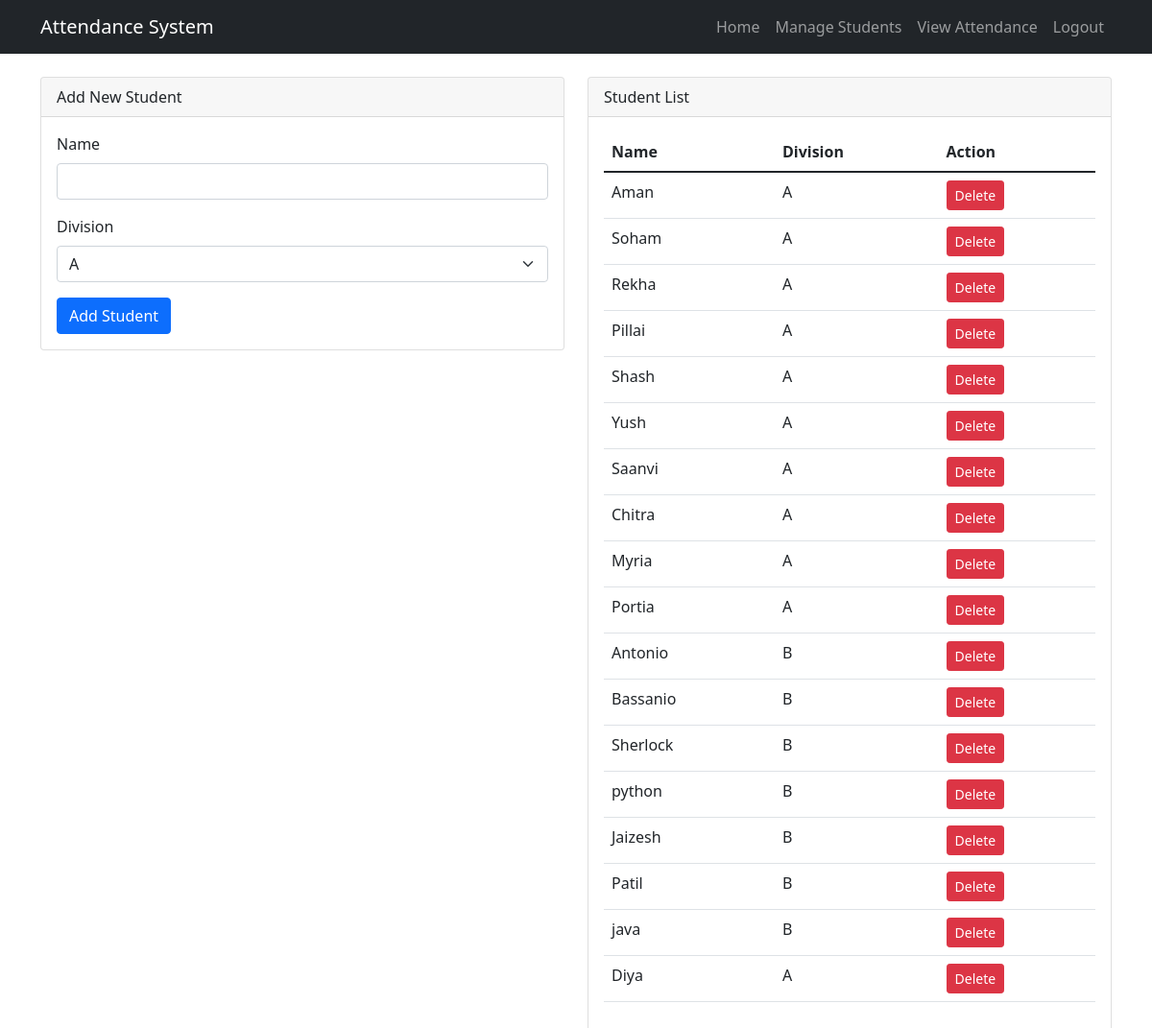
Page /manage_students (signed in) on the committed database.
### app.py (models this page shows)
class Student(db.Model):
    id = db.Column(db.Integer, primary_key=True)
    name = db.Column(db.String(80), nullable=False)
    division = db.Column(db.String(1), nullable=False)  # 'A' or 'B'

### app.py (the view)
@app.route('/manage_students')
def manage_students():
    if 'username' not in session:
        return redirect(url_for('login'))
    students = Student.query.all()
    return render_template('manage_students.html', students=students)

### templates/manage_students.html (shortened to what this page needs)
{% extends "base.html" %}
{% block content %}
<div class="row">
    <div class="col-md-6">
        <div class="card">
            <div class="card-header">Add New Student</div>
            <div class="card-body">
                <form method="POST" action="{{ url_for('add_student') }}">
                    <div class="mb-3">
                        <label for="name" class="form-label">Name</label>
                        <input type="text" class="form-control" id="name" name="name" required>
                    </div>
                    <div class="mb-3">
                        <label for="division" class="form-label">Division</label>
                        <select class="form-select" id="division" name="division" required>
                            <option value="A">A</option>
                        </select>
                    </div>
                    <button type="submit" class="btn btn-primary">Add Student</button>
                </form>
            </div>
        </div>
    </div>
    <div class="col-md-6">
        <div class="card">
            <div class="card-header">Student List</div>
            <div class="card-body">
                <table class="table">
                    <thead>
                        <tr>
                            <th>Name</th>
                            <th>Division</th>
                            <th>Action</th>
                        </tr>
                    </thead>
                    <tbody>
                        {% for student in students %}
                        <tr>
                            <td>{{ student.name }}</td>
                            <td>{{ student.division }}</td>
                            <td>
                                <a href="{{ url_for('delete_student', id=student.id) }}"
                                   class="btn btn-danger btn-sm"
                                   onclick="return confirm('Are you sure you want to delete this student?')">
                                    Delete
                                </a>
                            </td>
                        </tr>
                        {% endfor %}
                    </tbody>
                </table>
            </div>
        </div>
    </div>
</div>
{% endblock %}

### templates/base.html (shortened to what this page needs)
<!DOCTYPE html>
<html lang="en">
<head>
    <link href="https://cdn.jsdelivr.net/npm/bootstrap@5.1.3/dist/css/bootstrap.min.css" rel="stylesheet">
</head>
<body>
    <nav class="navbar navbar-expand-lg navbar-dark bg-dark">
        <div class="container">
            <a class="navbar-brand" href="/">Attendance System</a>
            {% if session.username %}
            <div class="navbar-nav">
                <a class="nav-link" href="/">Home</a>
                <a class="nav-link" href="/manage_students">Manage Students</a>
                <a class="nav-link" href="/view_attendance">View Attendance</a>
                <a class="nav-link" href="/logout">Logout</a>
            </div>
            {% endif %}
        </div>
    </nav>
    <div class="container mt-4">
        {% block content %}{% endblock %}
    </div>
</body>
</html>

### rows in the picture
Student: name "Aman", division "A"
Student: name "Soham", division "A"
Student: name "Rekha", division "A"
Student: name "Pillai", division "A"
Student: name "Shash", division "A"
Student: name "Yush", division "A"
Student: name "Saanvi", division "A"
Student: name "Chitra", division "A"
Student: name "Myria", division "A"
Student: name "Portia", division "A"
Student: name "Antonio", division "B"
Student: name "Bassanio", division "B"
Student: name "Sherlock", division "B"
Student: name "python", division "B"
Student: name "Jaizesh", division "B"
Student: name "Patil", division "B"
Student: name "java", division "B"
Student: name "Diya", division "A"
